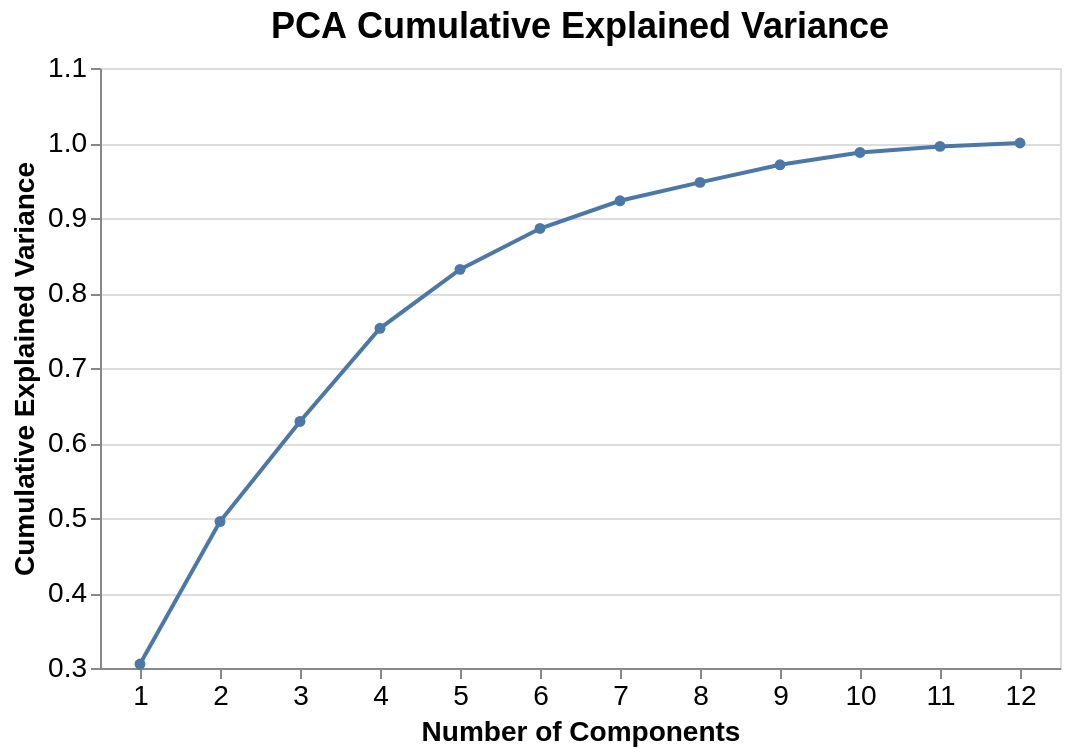

Write notebook code for a chart like this one.
### Code cell
# Function to plot PCA explained variance
def plot_pca_explained_variance(X):
    pca_full = PCA(random_state=42)
    pca_full.fit(X)
    cumsum_variance = np.cumsum(pca_full.explained_variance_ratio_)
    explained_df = pd.DataFrame({
        'Component': np.arange(1, len(cumsum_variance) + 1),
        'CumulativeVariance': cumsum_variance
    })

    return alt.Chart(explained_df).mark_line(point=True).encode(
        x=alt.X('Component:O', title='Number of Components'),
        y=alt.Y('CumulativeVariance:Q', title='Cumulative Explained Variance', scale=alt.Scale(zero=False)),
        tooltip=['Component', alt.Tooltip('CumulativeVariance:Q', format='.2%')]
        ).properties(
            title='PCA Cumulative Explained Variance',
            width=alt.Step(40),
            height=300
        ).configure_axis(
        labelFontSize=14,
        titleFontSize=14,
        labelAngle=0
        ).configure_title(
            fontSize=18
        )
        
plot_pca_explained_variance(reduced_X_scaled_minus_noise)

### Figure 1 — Vega-Lite specification as saved in the notebook (floating-point values rounded to 4 significant figures)
{"config": {"view": {"continuousWidth": 300, "continuousHeight": 300}, "axis": {"labelAngle": 0, "labelFontSize": 14, "titleFontSize": 14}, "title": {"fontSize": 18}}, "data": {"name": "data-8a178e35b02455594112091497937926"}, "mark": {"type": "line", "point": true}, "encoding": {"tooltip": [{"field": "Component", "type": "quantitative"}, {"field": "CumulativeVariance", "format": ".2%", "type": "quantitative"}], "x": {"field": "Component", "title": "Number of Components", "type": "ordinal"}, "y": {"field": "CumulativeVariance", "scale": {"zero": false}, "title": "Cumulative Explained Variance", "type": "quantitative"}}, "height": 300, "title": "PCA Cumulative Explained Variance", "width": {"step": 40}, "$schema": "https://vega.github.io/schema/vega-lite/v6.1.0.json", "datasets": {"data-8a178e35b02455594112091497937926": [{"Component": 1, "CumulativeVariance": 0.3052}, {"Component": 2, "CumulativeVariance": 0.4953}, {"Component": 3, "CumulativeVariance": 0.6288}, {"Component": 4, "CumulativeVariance": 0.753}, {"Component": 5, "CumulativeVariance": 0.8315}, {"Component": 6, "CumulativeVariance": 0.886}, {"Component": 7, "CumulativeVariance": 0.923}, {"Component": 8, "CumulativeVariance": 0.9475}, {"Component": 9, "CumulativeVariance": 0.9709}, {"Component": 10, "CumulativeVariance": 0.9874}, {"Component": 11, "CumulativeVariance": 0.9955}, {"Component": 12, "CumulativeVariance": 1.0}]}}
